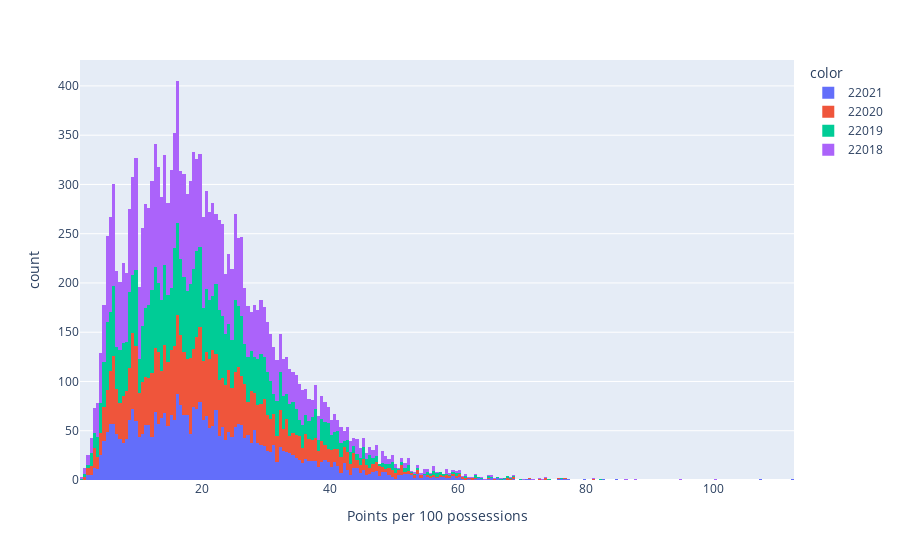
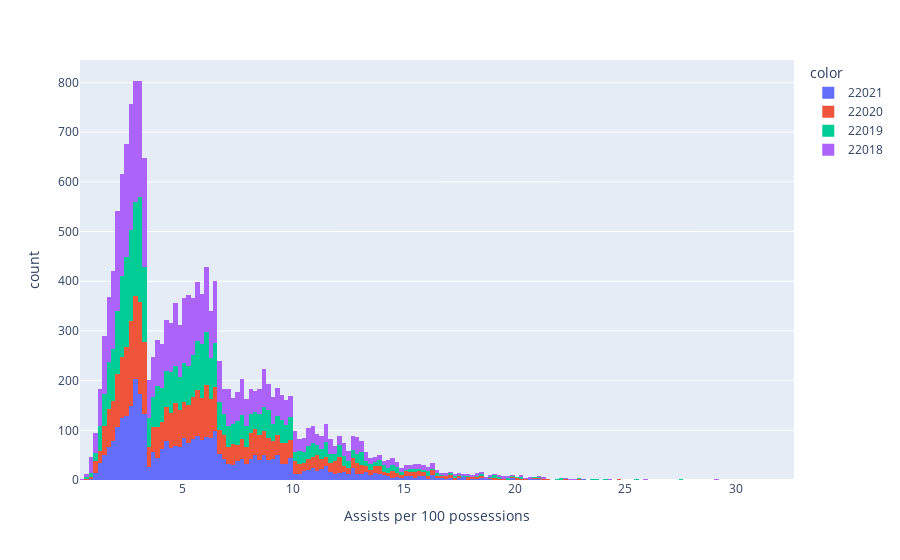

Notebook code cell kept with these figures, in order:
### Code cell
# Points per 100 possessions
fig = px.histogram(x=outputs['PLAYER_PTS'], color=outputs['SEASON_ID'], labels={
    'x': 'Points per 100 possessions'
})

print('Mean: ' + str(outputs['PLAYER_PTS'].mean()))
print('Standard deviation: ' + str(outputs['PLAYER_PTS'].std()))

fig.show()

# Assists per 100 possessions
fig = px.histogram(x=outputs['MATCHUP_AST'], color=outputs['SEASON_ID'], labels={
    'x': 'Assists per 100 possessions'
})

print('Mean: ' + str(outputs['MATCHUP_AST'].mean()))
print('Standard deviation: ' + str(outputs['MATCHUP_AST'].std()))

fig.show()

### Figure 1 — Plotly figure (JSON) as saved in the notebook; plotly's stock layout.template omitted (floating-point values rounded to 4 significant figures; data arrays with more than 128 entries replaced by an {"elided": "..."} marker saying what was removed)
{"data": [{"alignmentgroup": "True", "bingroup": "x", "hovertemplate": "color=22021<br>Points per 100 possessions=%{x}<br>count=%{y}<extra></extra>", "legendgroup": "22021", "marker": {"color": "#636efa", "pattern": {"shape": ""}}, "name": "22021", "offsetgroup": "22021", "orientation": "v", "showlegend": true, "type": "histogram", "x": {"elided": "3604 float values"}, "xaxis": "x", "yaxis": "y"}, {"alignmentgroup": "True", "bingroup": "x", "hovertemplate": "color=22020<br>Points per 100 possessions=%{x}<br>count=%{y}<extra></extra>", "legendgroup": "22020", "marker": {"color": "#EF553B", "pattern": {"shape": ""}}, "name": "22020", "offsetgroup": "22020", "orientation": "v", "showlegend": true, "type": "histogram", "x": {"elided": "3789 float values"}, "xaxis": "x", "yaxis": "y"}, {"alignmentgroup": "True", "bingroup": "x", "hovertemplate": "color=22019<br>Points per 100 possessions=%{x}<br>count=%{y}<extra></extra>", "legendgroup": "22019", "marker": {"color": "#00cc96", "pattern": {"shape": ""}}, "name": "22019", "offsetgroup": "22019", "orientation": "v", "showlegend": true, "type": "histogram", "x": {"elided": "4122 float values"}, "xaxis": "x", "yaxis": "y"}, {"alignmentgroup": "True", "bingroup": "x", "hovertemplate": "color=22018<br>Points per 100 possessions=%{x}<br>count=%{y}<extra></extra>", "legendgroup": "22018", "marker": {"color": "#ab63fa", "pattern": {"shape": ""}}, "name": "22018", "offsetgroup": "22018", "orientation": "v", "showlegend": true, "type": "histogram", "x": {"elided": "5570 float values"}, "xaxis": "x", "yaxis": "y"}], "layout": {"barmode": "relative", "legend": {"title": {"text": "color"}, "tracegroupgap": 0}, "margin": {"t": 60}, "xaxis": {"anchor": "y", "domain": [0, 1], "title": {"text": "Points per 100 possessions"}}, "yaxis": {"anchor": "x", "domain": [0, 1], "title": {"text": "count"}}}}

### Figure 2 — Plotly figure (JSON) as saved in the notebook; plotly's stock layout.template omitted (floating-point values rounded to 4 significant figures; data arrays with more than 128 entries replaced by an {"elided": "..."} marker saying what was removed)
{"data": [{"alignmentgroup": "True", "bingroup": "x", "hovertemplate": "color=22021<br>Assists per 100 possessions=%{x}<br>count=%{y}<extra></extra>", "legendgroup": "22021", "marker": {"color": "#636efa", "pattern": {"shape": ""}}, "name": "22021", "offsetgroup": "22021", "orientation": "v", "showlegend": true, "type": "histogram", "x": {"elided": "3604 float values"}, "xaxis": "x", "yaxis": "y"}, {"alignmentgroup": "True", "bingroup": "x", "hovertemplate": "color=22020<br>Assists per 100 possessions=%{x}<br>count=%{y}<extra></extra>", "legendgroup": "22020", "marker": {"color": "#EF553B", "pattern": {"shape": ""}}, "name": "22020", "offsetgroup": "22020", "orientation": "v", "showlegend": true, "type": "histogram", "x": {"elided": "3789 float values"}, "xaxis": "x", "yaxis": "y"}, {"alignmentgroup": "True", "bingroup": "x", "hovertemplate": "color=22019<br>Assists per 100 possessions=%{x}<br>count=%{y}<extra></extra>", "legendgroup": "22019", "marker": {"color": "#00cc96", "pattern": {"shape": ""}}, "name": "22019", "offsetgroup": "22019", "orientation": "v", "showlegend": true, "type": "histogram", "x": {"elided": "4122 float values"}, "xaxis": "x", "yaxis": "y"}, {"alignmentgroup": "True", "bingroup": "x", "hovertemplate": "color=22018<br>Assists per 100 possessions=%{x}<br>count=%{y}<extra></extra>", "legendgroup": "22018", "marker": {"color": "#ab63fa", "pattern": {"shape": ""}}, "name": "22018", "offsetgroup": "22018", "orientation": "v", "showlegend": true, "type": "histogram", "x": {"elided": "5570 float values"}, "xaxis": "x", "yaxis": "y"}], "layout": {"barmode": "relative", "legend": {"title": {"text": "color"}, "tracegroupgap": 0}, "margin": {"t": 60}, "xaxis": {"anchor": "y", "domain": [0, 1], "title": {"text": "Assists per 100 possessions"}}, "yaxis": {"anchor": "x", "domain": [0, 1], "title": {"text": "count"}}}}
